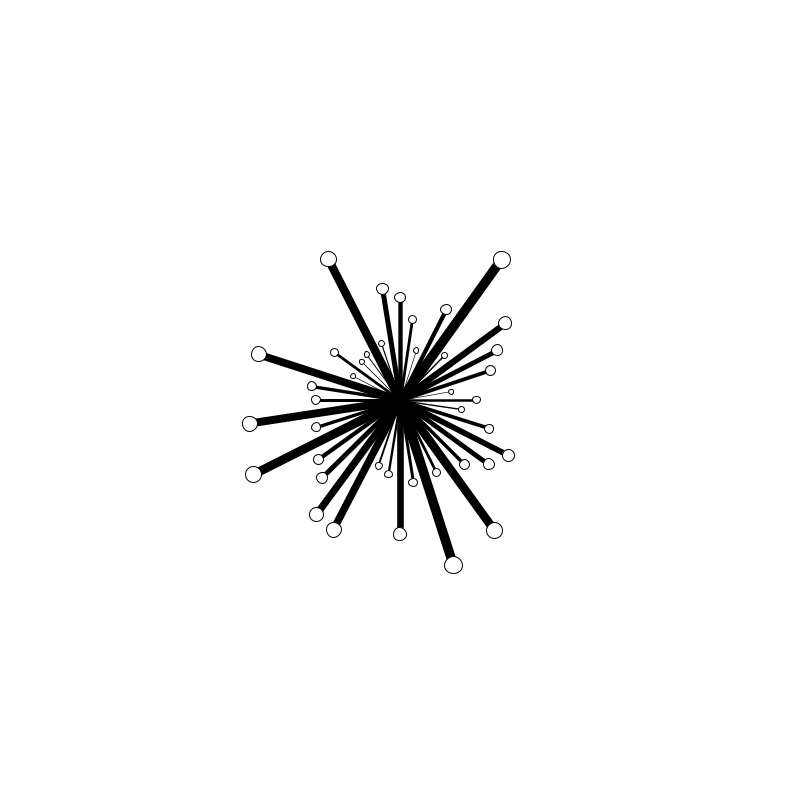
Frame 1 (no input)
Frame 60 (the mouse pressed at the canvas centre just before this capture): identical to frame 1, image omitted
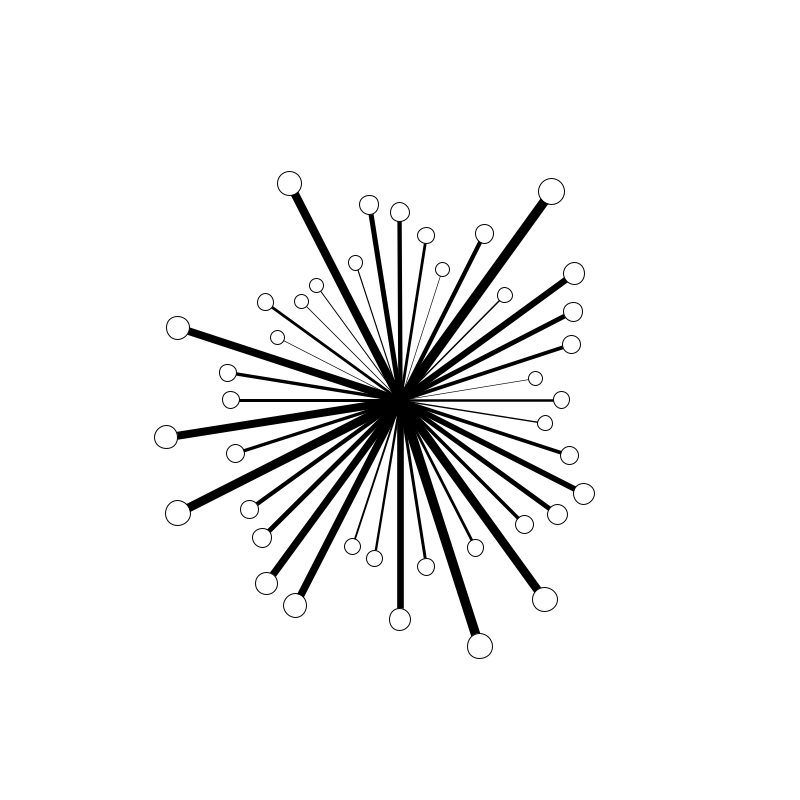
Frame 120 (the mouse held since frame 60 and released just before this capture)

The Processing sketch that drew these frames (run headless with seeded random() and noise(); from frame 60 on, the mouse is pressed at the canvas centre):

// Processing sketch: SV01_Bonus_02_Kreis_aus_Linien
// ── SV01_Bonus_02_Kreis_aus_Linien.pde
// SV#01.BONUS #2 - Arbeiten mit Daten 
// Die map()-Funktion, Mehrere Objekte, Radial, generiert durch zufällige Daten
// Spekulative Visualisierung, FH Bielefeld

int amountOfForms = 40;

void setup() {
  size(800, 800);
  stroke(0);
  createData();
}


float[] daten;
void createData() {
  daten = new float[amountOfForms];
  for (int i = 0; i < amountOfForms; i++) {
    float zahl = random(0, 1);
    daten[i] = zahl;
  }
}

void draw() {
  background(255);

  for (int i = 0; i < amountOfForms; i++) {
    float radius = map(daten[i], 0, 1, 20, 150);
    radius += map(mouseX, 0, width, 30, 200);
    strokeWeight(map(daten[i], 0, 1, 0.5, 10));

    float schrittGroesse = 360/amountOfForms;

    PVector ursprung = new PVector(
      width/2, height/2
      );

    PVector ziel = new PVector(
      sin(radians(i*schrittGroesse))*radius, 
      cos(radians(i*schrittGroesse))*radius
      );

    line(ursprung.x, ursprung.y, width/2+ziel.x, height/2+ziel.y);

    strokeWeight(1);
    float kreissGroesse = radius*0.1;
    ellipse(width/2+ziel.x, height/2+ziel.y, kreissGroesse, kreissGroesse);
  }
}



void keyReleased() {
  createData();
}
